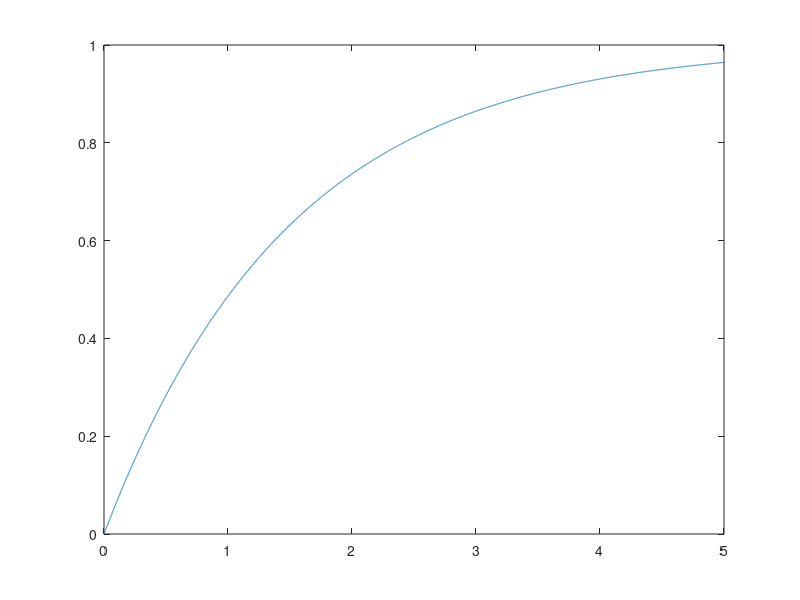

Reproduce this figure in MATLAB.
%clear all variables 
clear;
secPerDay = 24*60*60;

% converts the 5 day class to seconds
endOfClass = 5*secPerDay;

%learning rate
tau = 1.5*24*60*60;
tVec = 0:endOfClass/10000:endOfClass;
knowledgeVec = 1 - exp(-tVec/tau);
[minVal, idx] = min(abs(knowledgeVec-0.5));
halfTime = tVec(idx);

%create and plot into a figure window
figure;
plot(tVec/secPerDay, knowledgeVec);

